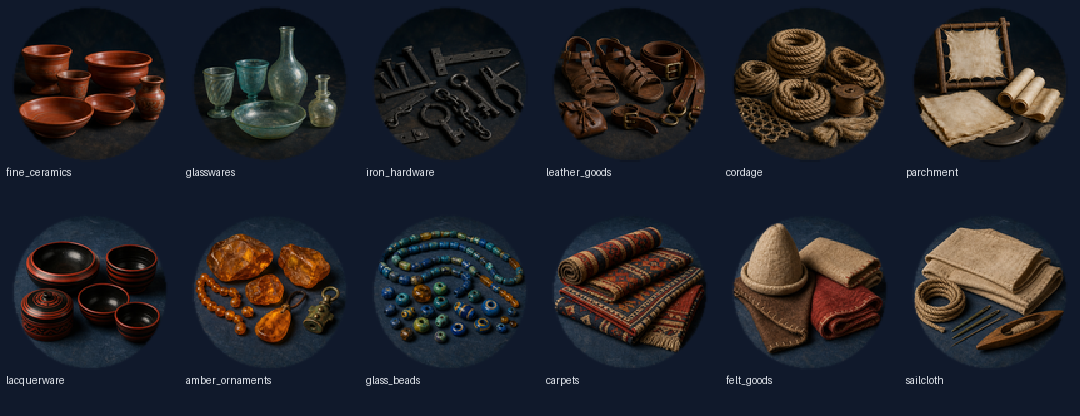
#> input picture docs/m5/ANCIENT_GOODS_EXPANSION_CONTACT.png, 1080 x 416 px
$ python -i m5_ancient_goods_expansion.py   (imports and definitions only)
#> lines starting #> are read from the running program, lines starting #| are printed output that depends on the picture; after the words box and inside, x2 and y2 are one past the last pixel; in counts of white or black regions, pixels touching at a corner belong together
#> further down, picture is the input picture: PIL image 1080x416 RGB; mean R, G, B 35.8, 35.9, 42
#!/usr/bin/env python3
"""Render twelve reviewed ancient craft goods from two pinned six-up atlases."""

from __future__ import annotations

import argparse
import csv
import hashlib
import subprocess
import sys
from io import StringIO
from pathlib import Path

from PIL import Image, ImageDraw, ImageFilter, ImageOps


ROOT = Path(__file__).resolve().parents[1]
SHEET_DIR = ROOT / "assets_queue/generated_sources/ancient_goods_expansion"
SOURCE_DIR = ROOT / "assets_queue/generated/ancient_goods_expansion"
GENERAL_SOURCE_DIR = ROOT / "assets_queue/generated"
GOODS_DIR = ROOT / "main_menu/gfx/interface/icons/trade_goods"
ILLUSTRATION_DIR = GOODS_DIR / "illustrations"
LEDGER = ROOT / "docs/m5/ancient_goods_expansion_art.csv"
CONTACT = ROOT / "docs/m5/ANCIENT_GOODS_EXPANSION_CONTACT.png"
DDS = ROOT / "tools/dds.py"

SHEETS = {
    "goods_crafts_01.png": (
        "e97a7640907cedcfacca6f0c8536df674d9fca5d553ce7aff177d9bf89d0b195",
        (
            "antq_fine_ceramics", "antq_glasswares", "antq_iron_hardware",
            "antq_leather_goods", "antq_cordage", "antq_parchment",
        ),
    ),
    "goods_crafts_02.png": (
        "2526977c69d5a89dbd7635e0a4248cb45e42d7842fc90f281c03bd725efdee31",
        (
            "antq_lacquerware", "antq_amber_ornaments", "antq_glass_beads",
            "antq_carpets", "antq_felt_goods", "antq_sailcloth",
        ),
    ),
}
DIRECT_SOURCES = {
    "antq_barley": (
        "antq_barley_source.png",
        "082e6302579b430313af9fb3e74adc11bf3cfcbb1b0afc241b5d01d56c0003d5",
    ),
}
CELLS = ("top_left", "top_middle", "top_right", "bottom_left", "bottom_middle", "bottom_right")


# [36 lines left out: functions records, cell_box, icon_master, illustration, not called in this run]


def direct_icon_master(source: Image.Image) -> Image.Image:
    icon = ImageOps.fit(source.convert("RGBA"), (128, 128), method=Image.Resampling.LANCZOS)
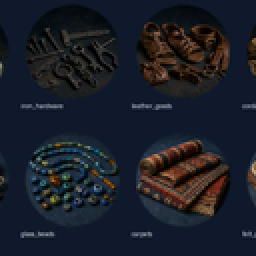
#> icon: PIL image 128x128 RGBA (shown 2 times larger); mean R, G, B, A 26.8, 30.7, 40.4, 255
    mask = Image.new("L", icon.size, 0)
#> mask: PIL image 128x128 L; every value is 0
    ImageDraw.Draw(mask).ellipse((3, 3, 124, 124), fill=255)
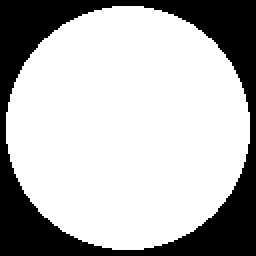
#> mask: PIL image 128x128 L (shown 2 times larger); 71.2% white; 1 black region, box (x1, y1, x2, y2) and area: (0, 0, 128, 128) 4716
    icon.putalpha(mask.filter(ImageFilter.GaussianBlur(0.7)))
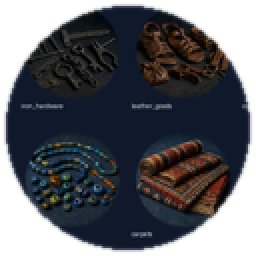
#> icon: PIL image 128x128 RGBA (shown 2 times larger); mean R, G, B, A 26.8, 30.7, 40.4, 181.6; transparent parts drawn white
    return icon


# [162 lines left out: functions direct_illustration, dds, ledger_text, write, check, main, not called in this run]


# [2 lines not run here, left out]

>>> from PIL import Image
>>> picture = Image.open('../docs/m5/ANCIENT_GOODS_EXPANSION_CONTACT.png')
>>> result = direct_icon_master(picture)
